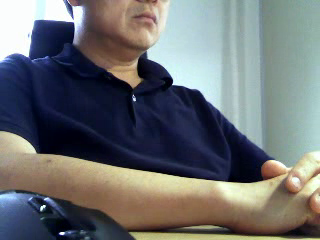
#> input picture frame 18 of OpenCV_code/video.avi, 320 x 240 px
$ python 202_video_from_file.py
#> lines starting #> are read from the running program, lines starting #| are printed output that depends on the picture
import cv2
import numpy as np


cap = cv2.VideoCapture('video.avi')
while (cap.isOpened()):
  ret,img = cap.read()
#> img is the input picture: shape (240, 320, 3); mean B, G, R 112.9, 111, 108
  img_cvt =  cv2.cvtColor( img, cv2.COLOR_BGR2GRAY)
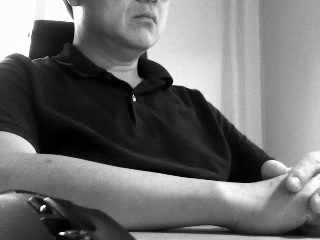
#> img_cvt: shape (240, 320); min 0, max 255, mean 110.3
  cv2.imshow('my win',img_cvt)
  if cv2.waitKey(1) & 0xFF == ord('q'):
#> (key q is pressed here)
    break
cap.release()
cv2.destroyAllWindows()

$ run again, starting later in the video
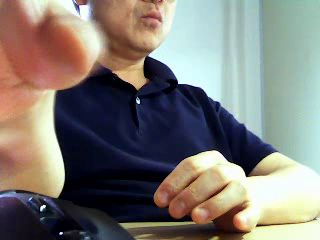
#> input picture frame 85 of OpenCV_code/video.avi, 320 x 240 px
#> img is the input picture: shape (240, 320, 3); mean B, G, R 117.2, 123.3, 127.1
#> `img_cvt =  cv2.cvtColor( img, cv2.COLOR_BGR2GRAY)`:
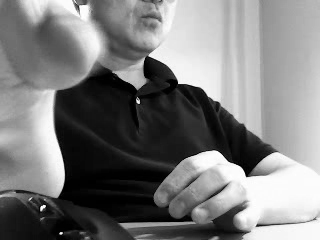
#> img_cvt: shape (240, 320); min 0, max 255, mean 123.7

$ run again, starting later in the video
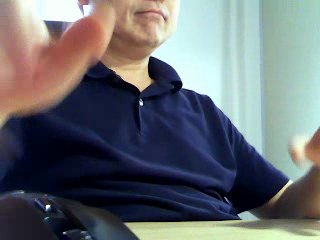
#> input picture frame 151 of OpenCV_code/video.avi, 320 x 240 px
#> img is the input picture: shape (240, 320, 3); mean B, G, R 112.4, 107.8, 103.8
#> `img_cvt =  cv2.cvtColor( img, cv2.COLOR_BGR2GRAY)`:
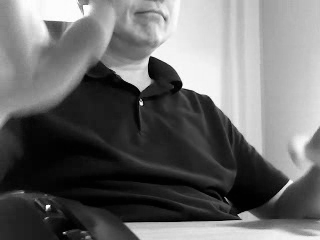
#> img_cvt: shape (240, 320); min 0, max 255, mean 107.1
